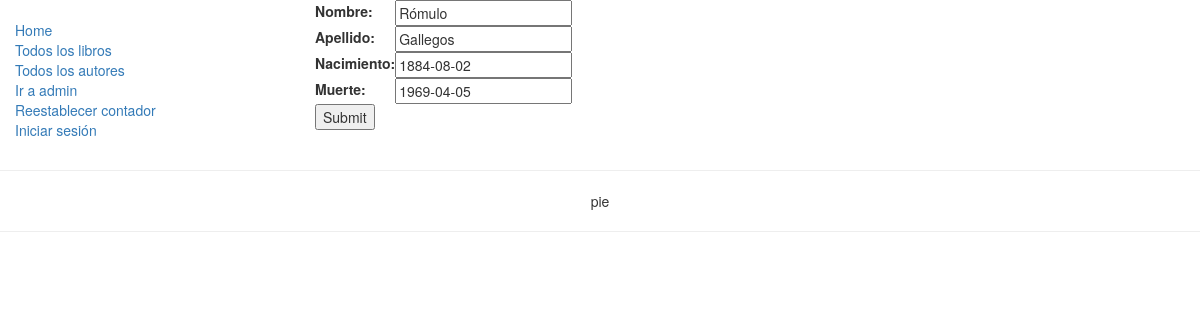
Before: /catalogo/autor/1/actualizar/ with the older database file.
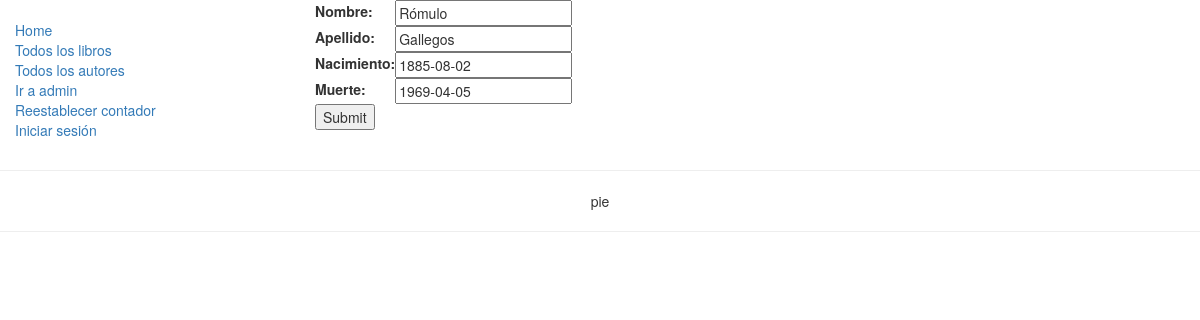
After: the same page with the newer database file.
### catalogo/models.py (models this page shows, shortened)
class Autor(models.Model):
    nombre = models.CharField(max_length=100)
    apellido = models.CharField(max_length=100)
    nacimiento = models.DateField(null=True, blank=True)
    muerte = models.DateField('Muerte', null=True, blank=True)
    class Meta:
        ordering = ['apellido']

### catalogo/views.py (the view)
# urls.py: path('autor/<int:pk>/actualizar/', views.ActualizarAutor.as_view(), name='actualizarEsteAutor'), path('autor/<int:pk>/borrar/', views.BorrarAutor.as_view(), name='borrar-autor'),]
class ActualizarAutor(UpdateView):
    model = Autor
    fields = ['nombre','apellido','nacimiento','muerte']

### catalogo/templates/catalogo/autor_form.html (shortened to what this page needs)
{% extends "base1.html" %}
{% block content %}
<form action="" method="post">
    <table>
    {{ form.as_table }}
    </table>
    <input type="submit" value="Submit" />
</form>
{% endblock %}

Changed rows visible on the page:
changed Autor "Rómulo": nacimiento "1884-08-02" → "1885-08-02"
